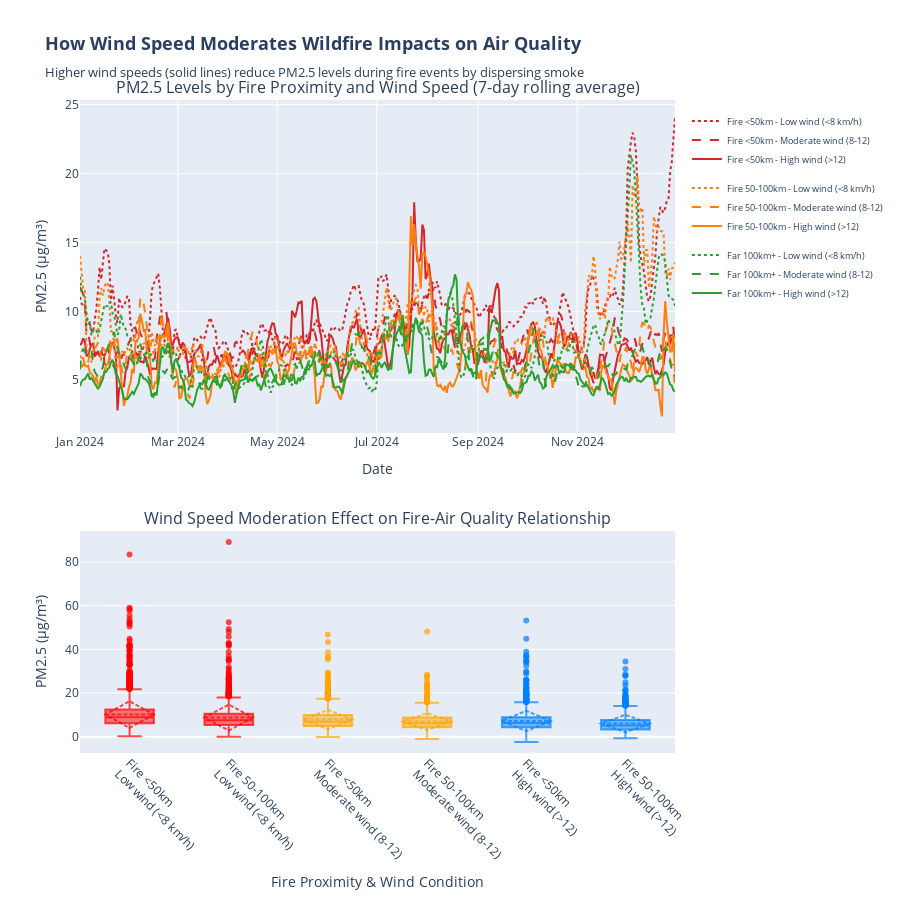

Notebook source saved alongside this figure:
### Code cell
fig.update_xaxes(title_text="Date", row=1, col=1)
fig.update_xaxes(title_text="Fire Proximity & Wind Condition", row=2, col=1, tickangle=45)
fig.update_yaxes(title_text="PM2.5 (μg/m³)", row=1, col=1)
fig.update_yaxes(title_text="PM2.5 (μg/m³)", row=2, col=1)

fig.update_layout(
    height=900,
    title_text="<b>How Wind Speed Moderates Wildfire Impacts on Air Quality</b><br>" +
               "<sub>Higher wind speeds (solid lines) reduce PM2.5 levels during fire events by dispersing smoke</sub>",
    title_font_size=18,
    hovermode='x unified',
    legend=dict(
        orientation="v",
        yanchor="top",
        y=0.99,
        xanchor="left",
        x=1.02,
        font=dict(size=9)
    )
)

### Figure 1 — Plotly figure (JSON) as saved in the notebook; plotly's stock layout.template omitted (floating-point values rounded to 4 significant figures; data arrays with more than 128 entries replaced by an {"elided": "..."} marker saying what was removed)
{"data": [{"legendgroup": "Fire <50km", "line": {"color": "#d62728", "dash": "dot", "width": 2}, "mode": "lines", "name": "Fire <50km - Low wind (<8 km/h)", "showlegend": true, "type": "scatter", "x": {"elided": "366 str values"}, "xaxis": "x", "y": {"elided": "366 float values"}, "yaxis": "y"}, {"legendgroup": "Fire <50km", "line": {"color": "#d62728", "dash": "dash", "width": 2}, "mode": "lines", "name": "Fire <50km - Moderate wind (8-12)", "showlegend": true, "type": "scatter", "x": {"elided": "366 str values"}, "xaxis": "x", "y": {"elided": "366 float values"}, "yaxis": "y"}, {"legendgroup": "Fire <50km", "line": {"color": "#d62728", "dash": "solid", "width": 2}, "mode": "lines", "name": "Fire <50km - High wind (>12)", "showlegend": true, "type": "scatter", "x": {"elided": "366 str values"}, "xaxis": "x", "y": {"elided": "366 float values"}, "yaxis": "y"}, {"legendgroup": "Fire 50-100km", "line": {"color": "#ff7f0e", "dash": "dot", "width": 2}, "mode": "lines", "name": "Fire 50-100km - Low wind (<8 km/h)", "showlegend": true, "type": "scatter", "x": {"elided": "366 str values"}, "xaxis": "x", "y": {"elided": "366 float values"}, "yaxis": "y"}, {"legendgroup": "Fire 50-100km", "line": {"color": "#ff7f0e", "dash": "dash", "width": 2}, "mode": "lines", "name": "Fire 50-100km - Moderate wind (8-12)", "showlegend": true, "type": "scatter", "x": {"elided": "366 str values"}, "xaxis": "x", "y": {"elided": "366 float values"}, "yaxis": "y"}, {"legendgroup": "Fire 50-100km", "line": {"color": "#ff7f0e", "dash": "solid", "width": 2}, "mode": "lines", "name": "Fire 50-100km - High wind (>12)", "showlegend": true, "type": "scatter", "x": {"elided": "366 str values"}, "xaxis": "x", "y": {"elided": "366 float values"}, "yaxis": "y"}, {"legendgroup": "Far 100km+", "line": {"color": "#2ca02c", "dash": "dot", "width": 2}, "mode": "lines", "name": "Far 100km+ - Low wind (<8 km/h)", "showlegend": true, "type": "scatter", "x": {"elided": "366 str values"}, "xaxis": "x", "y": {"elided": "366 float values"}, "yaxis": "y"}, {"legendgroup": "Far 100km+", "line": {"color": "#2ca02c", "dash": "dash", "width": 2}, "mode": "lines", "name": "Far 100km+ - Moderate wind (8-12)", "showlegend": true, "type": "scatter", "x": {"elided": "366 str values"}, "xaxis": "x", "y": {"elided": "366 float values"}, "yaxis": "y"}, {"legendgroup": "Far 100km+", "line": {"color": "#2ca02c", "dash": "solid", "width": 2}, "mode": "lines", "name": "Far 100km+ - High wind (>12)", "showlegend": true, "type": "scatter", "x": {"elided": "366 str values"}, "xaxis": "x", "y": {"elided": "366 float values"}, "yaxis": "y"}, {"boxmean": "sd", "marker": {"color": "rgba(255,0,0,0.7)"}, "name": "Fire <50km<br>Low wind (<8 km/h)", "showlegend": false, "type": "box", "xaxis": "x2", "y": {"elided": "3263 float values"}, "yaxis": "y2"}, {"boxmean": "sd", "marker": {"color": "rgba(255,0,0,0.7)"}, "name": "Fire 50-100km<br>Low wind (<8 km/h)", "showlegend": false, "type": "box", "xaxis": "x2", "y": {"elided": "1382 float values"}, "yaxis": "y2"}, {"boxmean": "sd", "marker": {"color": "rgba(255,165,0,0.7)"}, "name": "Fire <50km<br>Moderate wind (8-12)", "showlegend": false, "type": "box", "xaxis": "x2", "y": {"elided": "2356 float values"}, "yaxis": "y2"}, {"boxmean": "sd", "marker": {"color": "rgba(255,165,0,0.7)"}, "name": "Fire 50-100km<br>Moderate wind (8-12)", "showlegend": false, "type": "box", "xaxis": "x2", "y": {"elided": "1360 float values"}, "yaxis": "y2"}, {"boxmean": "sd", "marker": {"color": "rgba(0,128,255,0.7)"}, "name": "Fire <50km<br>High wind (>12)", "showlegend": false, "type": "box", "xaxis": "x2", "y": {"elided": "1749 float values"}, "yaxis": "y2"}, {"boxmean": "sd", "marker": {"color": "rgba(0,128,255,0.7)"}, "name": "Fire 50-100km<br>High wind (>12)", "showlegend": false, "type": "box", "xaxis": "x2", "y": {"elided": "1085 float values"}, "yaxis": "y2"}], "layout": {"annotations": [{"font": {"size": 16}, "showarrow": false, "text": "PM2.5 Levels by Fire Proximity and Wind Speed (7-day rolling average)", "x": 0.5, "xanchor": "center", "xref": "paper", "y": 1, "yanchor": "bottom", "yref": "paper"}, {"font": {"size": 16}, "showarrow": false, "text": "Wind Speed Moderation Effect on Fire-Air Quality Relationship", "x": 0.5, "xanchor": "center", "xref": "paper", "y": 0.34, "yanchor": "bottom", "yref": "paper"}], "height": 900, "hovermode": "x unified", "legend": {"font": {"size": 9}, "orientation": "v", "x": 1.02, "xanchor": "left", "y": 0.99, "yanchor": "top"}, "title": {"font": {"size": 18}, "text": "<b>How Wind Speed Moderates Wildfire Impacts on Air Quality</b><br><sub>Higher wind speeds (solid lines) reduce PM2.5 levels during fire events by dispersing smoke</sub>"}, "xaxis": {"anchor": "y", "domain": [0, 1], "title": {"text": "Date"}}, "xaxis2": {"anchor": "y2", "domain": [0, 1], "tickangle": 45, "title": {"text": "Fire Proximity & Wind Condition"}}, "yaxis": {"anchor": "x", "domain": [0.49, 1], "title": {"text": "PM2.5 (μg/m³)"}}, "yaxis2": {"anchor": "x2", "domain": [0, 0.34], "title": {"text": "PM2.5 (μg/m³)"}}}}
